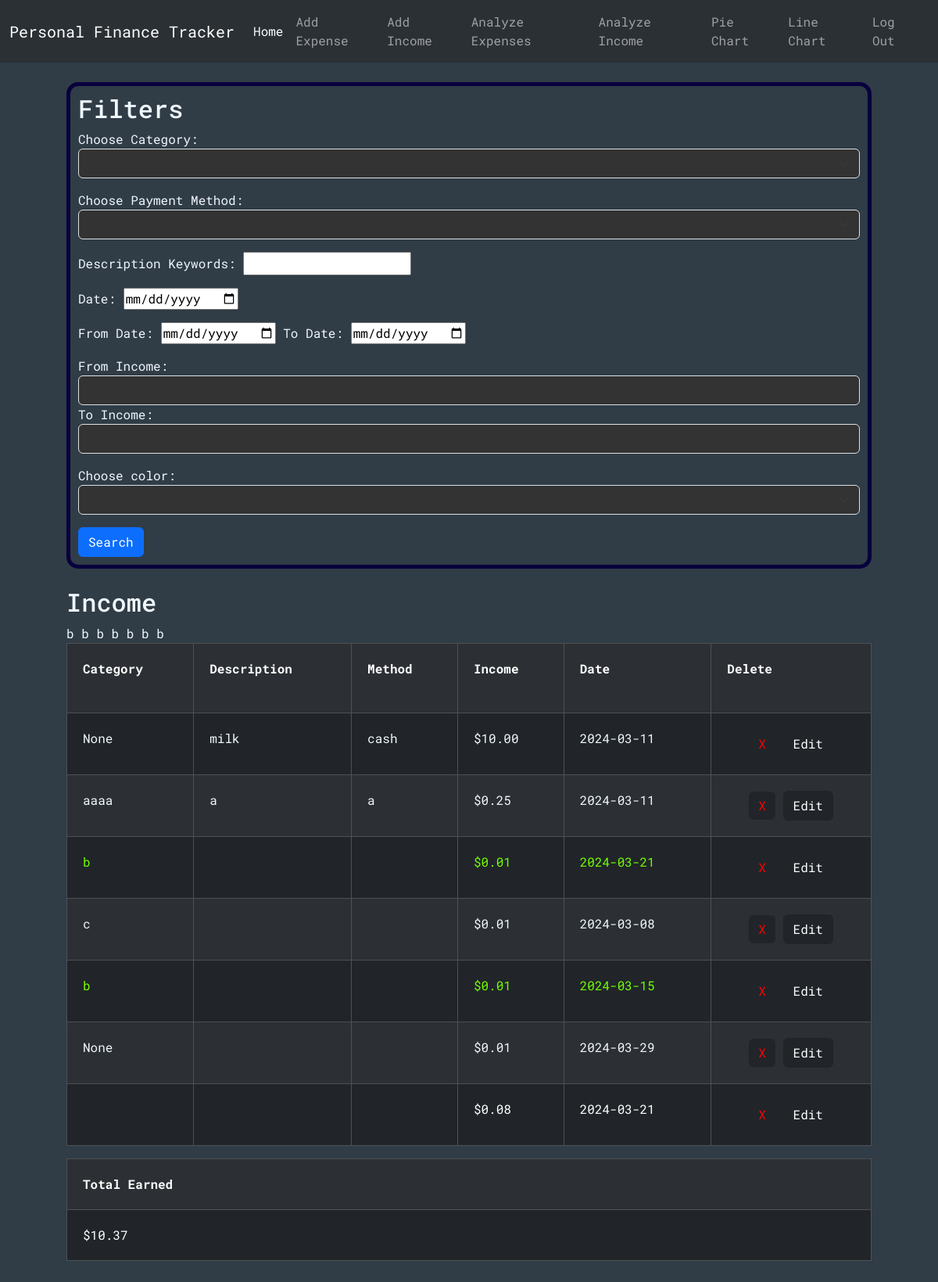
The page /analyzeIncome (signed in) on the database its author committed.
### tables this page shows
CREATE TABLE incomes (id INTEGER PRIMARY KEY, user_id INTEGER NOT NULL, category TEXT, description TEXT, method TEXT, income NUMERIC NOT NULL, date TEXT NOT NULL, color TEXT, FOREIGN KEY (user_id) REFERENCES users(id));

### app.py (the view)
@app.route("/analyzeIncome", methods=["GET", "POST"])
@login_required
def analyzeIncome():
    conn = get_db_connection()
    categories = conn.execute("SELECT DISTINCT category FROM incomes WHERE user_id = ?", (session["user_id"],)).fetchall()
    methods = conn.execute("SELECT DISTINCT method FROM incomes WHERE user_id = ?", (session["user_id"],)).fetchall()
    colors = conn.execute("SELECT DISTINCT color FROM incomes WHERE user_id = ?", (session["user_id"],)).fetchall()
    categoryFilter = None
    methodFilter = None
    keywordsFilter = None
    dateFilter = None
    fromDateFilter =None
    toDateFilter = None
    fromIncomeFilter = None
    toIncomeFilter = None
    colorFilter = None
    incs = conn.execute("SELECT * FROM incomes WHERE user_id = ?", (session["user_id"],)).fetchall()
    total = conn.execute("SELECT SUM(income) AS sum FROM incomes WHERE user_id = ?", (session["user_id"],)).fetchall()[0]["sum"]
    if request.method == "POST":
        categoryFilter = request.form.get("category")
        methodFilter = request.form.get("method")
        keywordsFilter = request.form.get("keywords")
        dateFilter = request.form.get("date")
        fromDateFilter = request.form.get("fromDate")
        toDateFilter = request.form.get("toDate")
        fromIncomeFilter = request.form.get("fromIncome")
        toIncomeFilter = request.form.get("toIncome")
        colorFilter = request.form.get("color")
        if dateFilter and (fromDateFilter or toDateFilter):
            flash("Cannot do from-to date at the same time as a specific date")
        if (fromIncomeFilter and toIncomeFilter) and float(fromIncomeFilter) > float(toIncomeFilter):
            flash("From-income must be smaller than to-income")
        if fromDateFilter:
            fD = date.fromisoformat(fromDateFilter)
        if toDateFilter:
            tD = date.fromisoformat(toDateFilter)
        if  fromDateFilter and toDateFilter and (not dateIsLessThan(fD, tD)):
            flash("From-date must be less than to-date")
        floatedFromIncomeFilter = 0
        if fromIncomeFilter:
            floatedFromIncomeFilter = float(fromIncomeFilter)
        floatedToIncomeFilter = 0
        if toIncomeFilter:
            floatedToIncomeFilter = float(toIncomeFilter)
        incs = conn.execute("SELECT * FROM incomes WHERE"\
                            " user_id = ?"\
                            " AND CASE WHEN ? != '' THEN category = ? ELSE 1 END"\
                            " AND CASE WHEN ? != '' THEN method = ? ELSE 1 END"\
                            " AND CASE WHEN ? != '' THEN description LIKE ? ELSE 1 END"\
                            " AND CASE WHEN ? != '' THEN date = ? ELSE 1 END"\
                            " AND CASE WHEN ? != '' AND ? != '' THEN date BETWEEN ? AND ? "\
                                " WHEN ? != '' AND ? == '' THEN date BETWEEN ? AND '9999-00-00'"\
                                " WHEN ? != '' AND ? == '' THEN date BETWEEN 0000-00-00  AND ?"\
                                " ELSE 1 END"\
                            " AND CASE WHEN ? != '' AND ? != '' THEN income BETWEEN ? AND ? "\
                                " WHEN ? != '' AND ? == '' THEN income BETWEEN ? AND 99999999"\
                                " WHEN ? != '' AND ? == '' THEN income BETWEEN 0 AND ?"\
                                " ELSE 1 END"\
                            " AND CASE WHEN ? != '' THEN color = ? ELSE 1 END"
                            , (session["user_id"], categoryFilter, categoryFilter, methodFilter, methodFilter, keywordsFilter, f'%{keywordsFilter}%', dateFilter, dateFilter, fromDateFilter, toDateFilter, fromDateFilter, toDateFilter, fromDateFilter, toDateFilter, fromDateFilter, toDateFilter, fromDateFilter, toDateFilter, fromIncomeFilter, toIncomeFilter, floatedFromIncomeFilter, floatedToIncomeFilter, fromIncomeFilter, toIncomeFilter, floatedFromIncomeFilter, fromIncomeFilter, toIncomeFilter, floatedToIncomeFilter, colorFilter, colorFilter)).fetchall()
        total = conn.execute("SELECT SUM(income) AS sum FROM incomes WHERE"\
                            " user_id = ?"\
                            " AND CASE WHEN ? != '' THEN category = ? ELSE 1 END"\
                            " AND CASE WHEN ? != '' THEN method = ? ELSE 1 END"\
                            " AND CASE WHEN ? != '' THEN description LIKE ? ELSE 1 END"\
                            " AND CASE WHEN ? != '' THEN date = ? ELSE 1 END"\
                            " AND CASE WHEN ? != '' AND ? != '' THEN date BETWEEN ? AND ? "\
                                " WHEN ? != '' AND ? == '' THEN date BETWEEN ? AND '9999-00-00'"\
                                " WHEN ? != '' AND ? == '' THEN date BETWEEN 0000-00-00  AND ?"\
                                " ELSE 1 END"\
                            " AND CASE WHEN ? != '' AND ? != '' THEN income BETWEEN ? AND ? "\
                                " WHEN ? != '' AND ? == '' THEN income BETWEEN ? AND 99999999"\
                                " WHEN ? != '' AND ? == '' THEN income BETWEEN 0 AND ?"\
                                " ELSE 1 END"\
                            " AND CASE WHEN ? != '' THEN color = ? ELSE 1 END"
                            , (session["user_id"], categoryFilter, categoryFilter, methodFilter, methodFilter, keywordsFilter, f'%{keywordsFilter}%', dateFilter, dateFilter, fromDateFilter, toDateFilter, fromDateFilter, toDateFilter, fromDateFilter, toDateFilter, fromDateFilter, toDateFilter, fromDateFilter, toDateFilter, fromIncomeFilter, toIncomeFilter, floatedFromIncomeFilter, floatedToIncomeFilter, fromIncomeFilter, toIncomeFilter, floatedFromIncomeFilter, fromIncomeFilter, toIncomeFilter, floatedToIncomeFilter, colorFilter, colorFilter)).fetchall()[0]["sum"]
    elif request.method == "GET":
        categoryFilter = categoryFilter if categoryFilter is not None else ""
        methodFilter = methodFilter if methodFilter is not None else ""
        keywordsFilter = keywordsFilter if keywordsFilter is not None else ""
        dateFilter = dateFilter if dateFilter is not None else ""
        fromDateFilter = fromDateFilter if fromDateFilter is not None else ""
        toDateFilter = toDateFilter if toDateFilter is not None else ""
        fromIncomeFilter = fromIncomeFilter if fromIncomeFilter is not None else ""
        toIncomeFilter = toIncomeFilter if toIncomeFilter is not None else ""
        colorFilter = colorFilter if colorFilter is not None else ""
    return render_template("analyzeIncome.html", categories=categories, methods=methods, colors=colors, incomes=incs, total=total, categoryFilter=categoryFilter, methodFilter=methodFilter, keywordsFilter=keywordsFilter, dateFilter=dateFilter, fromDateFilter=fromDateFilter, toDateFilter=toDateFilter, fromIncomeFilter=fromIncomeFilter, toIncomeFilter=toIncomeFilter, colorFilter=colorFilter)

### helpers.py (called while the page is built)
def login_required(f):
    @wraps(f)
    def decorated_function(*args, **kwargs):
        if session.get("user_id") is None:
            return redirect("/login")
        return f(*args, **kwargs)
    return decorated_function

def get_db_connection():
    conn = sqlite3.connect('database.db')
    conn.row_factory = sqlite3.Row
    return conn

### templates/analyzeIncome.html (shortened to what this page needs)
{% extends "layout.html" %}
{% block body %}
<div class="cont center-horizontal">
  <div class="formBox">
    <h2>Filters</h2>
    <form action="/analyzeIncome" method="post">
      <div class="mb-3">
        <label for="category">Choose Category:</label>
        <select name="category" id="category" class="form-select">
          {% for category in categories %}
          <option value="{{category['category']}}" {% if category["category"] == categoryFilter %}selected{% endif %}>
          </option>
          {% endfor %}
        </select>
      </div>
      <div class="mb-3">
        <label for="method">Choose Payment Method:</label>
        <select name="method" id="method" class="form-select">
          {% for method in methods %}
          <option value="{{method['method']}}" {% if method['method'] == methodFilter %}selected{% endif %}>{{method['method']}}</option>
          {% endfor %}
        </select>
      </div>
      <div class="mb-3">
        <label for="keywords">Description Keywords:</label>
        <input
          type="text"
          name="keywords"
          id="keywords"
          value="{{keywordFilter}}"
        />
      </div>
      <div class="mb-3">
        <label for="date">Date:</label>
        <input type="date" name="date" id="date" value="{{dateFilter}}" />
      </div>
      <div class="mb-3">
        <label for="fromDate">From Date:</label>
        <input
          type="date"
          name="fromDate"
          id="fromDate"
          value="{{fromDateFilter}}"
        />
        <label for="toDate">To Date:</label>
        <input type="date" name="toDate" id="toDate" value="{{toDateFilter}}" />
      </div>
      <div class="mb-3">
        <label for="fromIncome">From Income:</label>
        <input
          type="number"
          step="0.01"
          min="0"
          class="form-control"
          name="fromIncome"
          id="fromIncome"
          value="{{fromIncomeFilter}}"
        />
        <label for="toIncome">To Income:</label>
        <input
          type="number"
          step="0.01"
          min="0"
          class="form-control"
          name="toIncome"
          id="toIncome"
          value="{{toIncomeFilter}}"
        />
      </div>
      <div class="mb-3">
        <label for="color">Choose color:</label>
        <select
          name="color"
          id="color"
          class="form-select"
        >
          <option></option>
          {% for color in colors %}
          <option style="color: {{color['color']}}"value="{{color['color']}}" {% if color['color'] == color %}selected{% endif %}>
          </option>
          {% endfor %}
        </select>
      </div>
      <button type="submit" class="btn btn-primary">Search</button>
    </form>
  </div>
  <br />
  {% if incomes -%}
  <div>
    <div>
      <h2>Income</h2>
      <div class="table-responsive">
        <table
          class="table table-dark table-striped table-bordered table-hover"
        >
          <tr>
            <th scope="col">Category</th>
            <th scope="col">Description</th>
            <th scope="col">Method</th>
            <th scope="col">Income</th>
            <th scope="col">Date</th>
            <th scope="col">
              Delete
              <br />
            </th>
          </tr>
          {% for income in incomes %}
          <tr>
            <td style="color: {{income['color']}}">{{ income["category"] }}</td>
            <td style="color: {{income['color']}}">{{ income["description"] }}</td>
            <td style="color: {{income['color']}}">{{ income["method"] }}</td>
            <td style="color: {{income['color']}}">{{ "$%.2f" | format(income["income"]) }}</td>
            <td style="color: {{income['color']}}">{{ income["date"] }}</td>
            <td style="text-align: center; color: {{income['color']}}">
              <form action="/delete" method="POST" style="display: inline-block">
                <button
                  type="submit"
                  class="delete-btn btn btn-dark"
                  style="color: red; border: 0; text-align: center"
                >
                  X
                </button>
              </form>
              <form action="/edit" method="POST" style="display: inline-block">
                <button type="submit" class="delete-btn btn btn-dark">
                  Edit
                </button>
              </form>
            </td> b
          </tr>
          {% endfor %}
        </table>
      </div>
      <table class="table table-dark table-striped table-bordered table-hover">
        <tr>
          <th scope="col">Total Earned</th>
        </tr>
        <tr>
          <td>{{"$%.2f" | format(total)}}</td>
        </tr>
      </table>
    </div>
    {% endif %}
  </div>
  {% endblock %}

### static/styles/CSS.css (style rules this page uses)
.cont { display: flex; justify-content: center; padding: 15px; flex-direction: column; color: aliceblue; max-width: 100vw; }
.center-horizontal { margin: 0 auto; width: 90vw; max-width: 1200px; padding: 25px; }
.formBox { border: 5px solid rgb(8, 0, 61); border-radius: 15px; padding: 10px; }
#body { background-color: rgb(48, 60, 70); font-family: "Roboto Mono", monospace; color: aliceblue; }
.form-select { background-color: #333 !important; color: aliceblue !important; }
.form-control { background-color: #333 !important; color: #f0f8ff !important; }
tr > * { padding: 20px !important; }

### rows shown on the page
incomes: category "None", description "milk", method "cash", income "$10.00", date "2024-03-11"
incomes: category "aaaa", description "a", method "a", income "$0.25", date "2024-03-11"
incomes: category "b", income "$0.01", date "2024-03-21"
incomes: category "c", income "$0.01", date "2024-03-08"
incomes: category "b", income "$0.01", date "2024-03-15"
incomes: category "None", income "$0.01", date "2024-03-29"
incomes: income "$0.08", date "2024-03-21"

### other values the page prints
{{ "$%.2f" | format(total) }} "$10.37"
